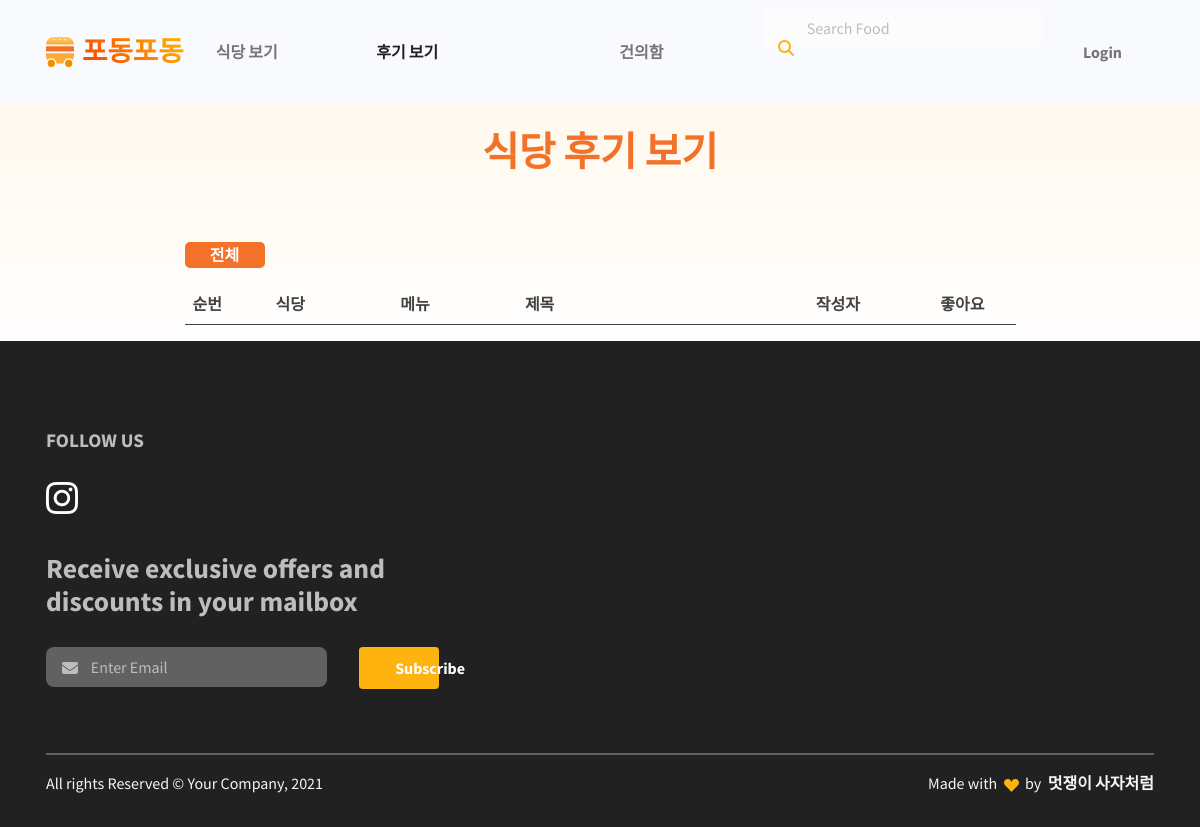
The app's page /review/, older data.
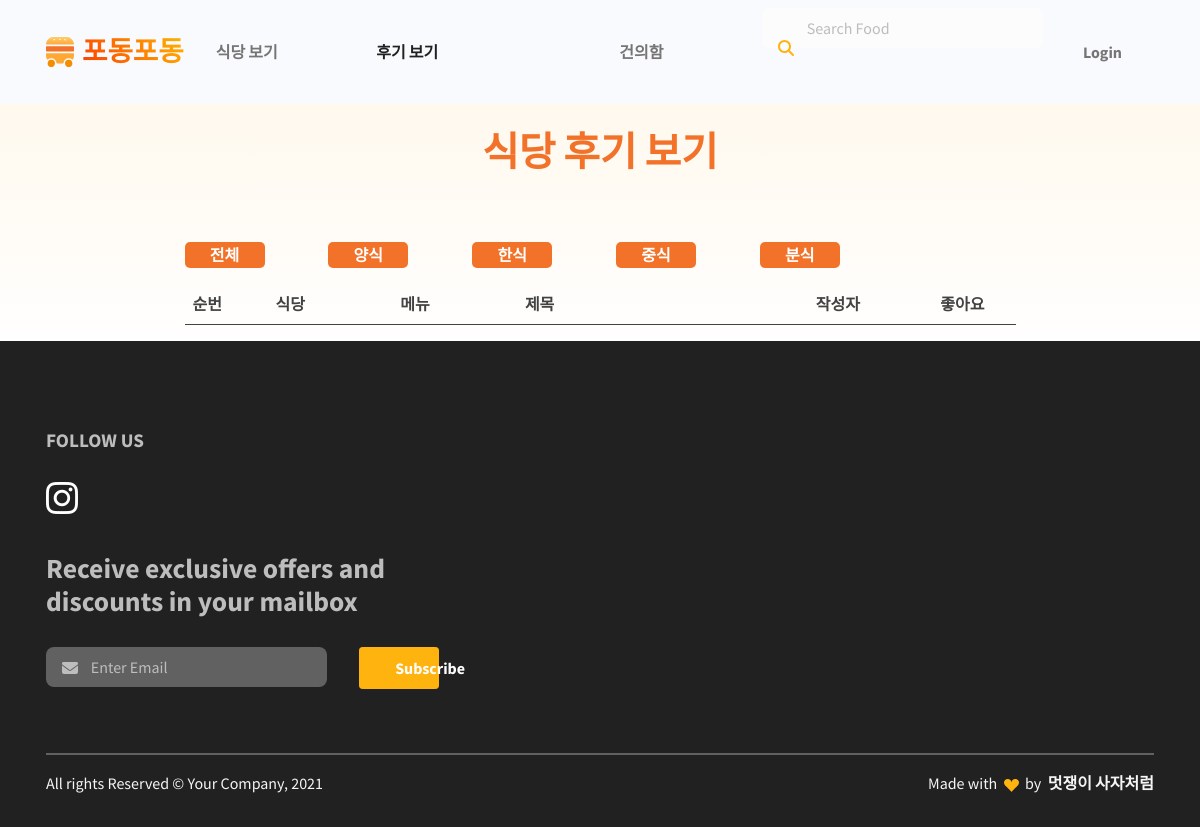
The same page, newer data.
### restaurant/models.py (models this page shows, shortened)
class Category(models.Model):
    id = models.AutoField(primary_key=True)
    name = models.CharField(max_length=20)

### review/views.py (the view)
# urls.py: path('review/', include('review.urls')),
def review(request):
    reviews = Comment.objects.all()
    category = Category.objects.all()
    user = request.user
    return render(request, "review.html",{'reviews':reviews, 'user':user, 'category':category})

### review/templates/review.html (shortened to what this page needs)
{% extends 'base.html' %} {% load static %} {% block content %}
<section class="py-0 bg-primary-gradient">
    <div class="container">
      <div class="row justify-content-center g-0">
        <div class="col-xl-9">
          <div class="col-lg-6 text-center mx-auto mb-3 mb-md-5 mt-4">
            <h5 class="fw-bold text-danger fs-3 fs-lg-5 lh-sm my-6" style="margin-top:8rem !important;">식당 후기 보기</h5>
          </div>
          <div class="row">
            <div class="col-xs-3 col-md-2 mb-3">
              <button onclick="location.href='{% url 'review:review' %}'">전체</button>
            </div>
            {% for category in category %}
            <div class="col-xs-3 col-md-2 mb-3">
              <button onclick="location.href='{% url 'review:filter' category.id %}'">{{category.name}}</button>
            </div>
            {% endfor %}
          </div>
          <table class="table">
            <thead>
                <tr class="thead">
                    <th width=10%>순번</th>
                    <th width=15%>식당</th>
                    <th width=15%>메뉴</th>
                    <th width=35%>제목</th>
                    <th width=15%>작성자</th>
                    <th>좋아요</th>
                </tr>
            </thead>
          </table>
        </div>
      </div>
    </div>
  </section>
{% endblock %}

Row changes from the older to the newer data that the page shows:
added Category: name "양식"
added Category: name "한식"
added Category: name "중식"
added Category: name "분식"
